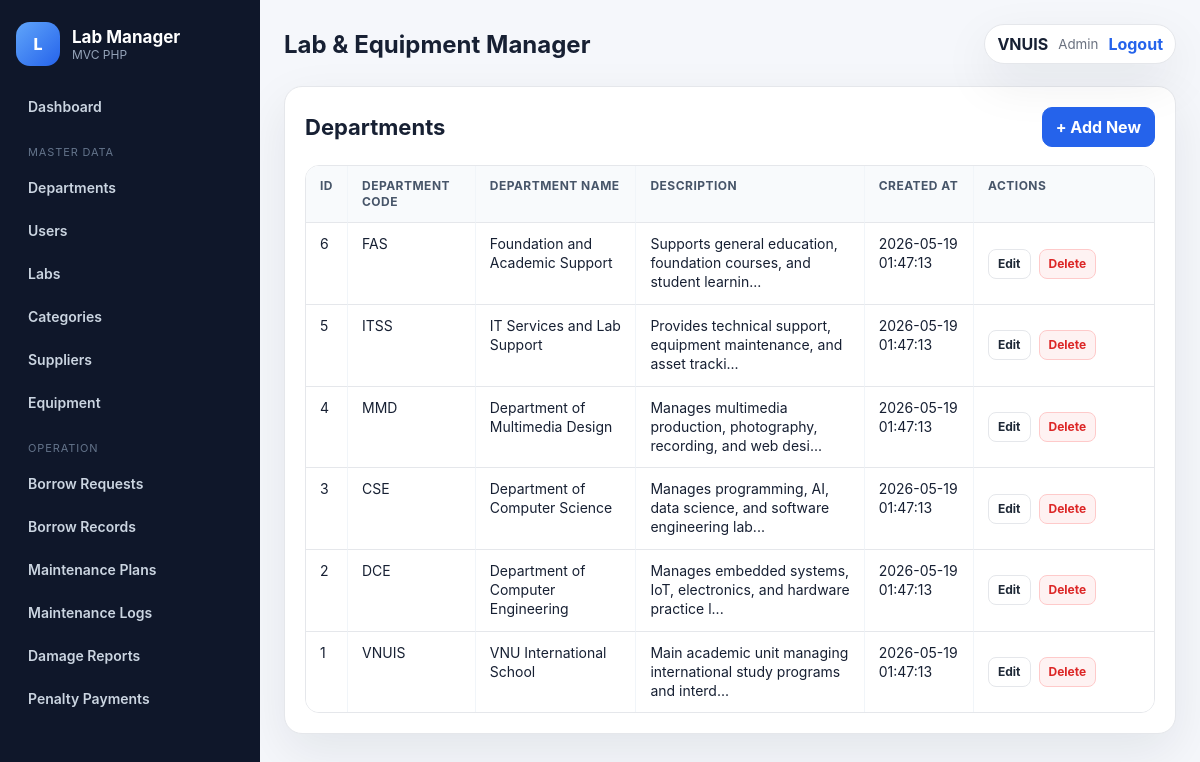
Screenshot of /index.php?route=departments/index (signed in) with the database file from the repository.
### tables this page shows
CREATE TABLE departments (
    id INT AUTO_INCREMENT PRIMARY KEY,
    department_code VARCHAR(30) NOT NULL UNIQUE,
    department_name VARCHAR(120) NOT NULL,
    description TEXT,
    created_at DATETIME NOT NULL DEFAULT CURRENT_TIMESTAMP
);

### app/core/Controller.php (called while the page is built, shortened)
<?php
class Controller
{
    public function __construct()
    {
        $this->pdo = Database::getConnection();
    }
    protected function view(string $view, array $data = []): void
    {
        extract($data);
        require BASE_PATH . '/app/views/layouts/header.php';
        require BASE_PATH . '/app/views/' . $view . '.php';
        require BASE_PATH . '/app/views/layouts/footer.php';
    }
}

### app/controllers/CrudController.php (called while the page is built, shortened)
<?php
class CrudController extends Controller
{
    protected string $moduleKey;
    protected array $schema;
    protected BaseModel $model;
    public function __construct(string $moduleKey)
    {
        parent::__construct();
        $this->moduleKey = $moduleKey;
        $this->schema = Schema::get($moduleKey);
        $this->model = new BaseModel($this->pdo);
    }
    public function index(): void
    {
        $where = $this->studentWhere();
        $rows = $this->model->getAll($this->schema, $where);
        $options = $this->loadRelationOptions();
        $this->view('crud/index', [
            'moduleKey' => $this->moduleKey,
            'schema' => $this->schema,
            'rows' => $rows,
            'options' => $options,
            'canCreate' => $this->can('create'),
            'canEdit' => $this->can('edit'),
            'canDelete' => $this->can('delete'),
        ]);
    }
    protected function can(string $action): bool
    {
        $roles = $this->schema['roles'][$action] ?? [];
        return Auth::check() && in_array(Auth::role(), $roles, true);
    }
    protected function studentWhere(): ?array
    {
        if (!Auth::isStudent()) return null;
        return null;
    }
    protected function loadRelationOptions(): array
    {
        $options = [];
        return $options;
    }
}

### index.php (called while the page is built, shortened)
<?php
require_once __DIR__ . '/config/config.php';
require_once BASE_PATH . '/app/core/Database.php';
require_once BASE_PATH . '/app/core/Auth.php';
require_once BASE_PATH . '/app/core/Controller.php';
require_once BASE_PATH . '/app/core/Schema.php';
require_once BASE_PATH . '/app/models/BaseModel.php';
require_once BASE_PATH . '/app/controllers/CrudController.php';
$route = $_GET['route'] ?? (Auth::check() ? 'dashboard/index' : 'auth/login');
[$module, $action] = array_pad(explode('/', $route, 2), 2, 'index');
$controller = new $controllerClass();
$method = $action === 'view' ? 'viewAction' : $action;
$controller->$method();

### config/config.php (called while the page is built, shortened)
<?php
function app_base_path(): string
{
    $scriptName = str_replace('\\', '/', $_SERVER['SCRIPT_NAME'] ?? '/index.php');
    $dir = rtrim(dirname($scriptName), '/');
    return ($dir === '.' || $dir === '/') ? '' : $dir;
}
function current_origin(): string
{
    $host = $_SERVER['HTTP_HOST'] ?? 'localhost';
    $https = (!empty($_SERVER['HTTPS']) && $_SERVER['HTTPS'] !== 'off');
    $scheme = $https ? 'https' : 'http';
    return $scheme . '://' . $host;
}
function base_url(): string
{
    return current_origin() . app_base_path();
}
function is_public_document_root(): bool
{
    $documentRoot = realpath($_SERVER['DOCUMENT_ROOT'] ?? '');
    $publicPath = realpath(BASE_PATH . '/public');
    return $documentRoot && $publicPath && $documentRoot === $publicPath;
}
function public_url(): string
{
    $base = base_url();
    return $base . '/public';
}
function url(string $route = '', array $params = []): string
{
    $query = array_merge(['route' => $route], $params);
    return base_url() . '/index.php?' . http_build_query($query);
}
function asset(string $path): string
{
    return public_url() . '/assets/' . ltrim($path, '/') . '?v=6';
}
function e($value): string
{
    return htmlspecialchars((string)$value, ENT_QUOTES, 'UTF-8');
}

### app/core/Auth.php (called while the page is built, shortened)
<?php
class Auth
{
    public static function user(): ?array
    {
        return $_SESSION['user'] ?? null;
    }
    public static function role(): ?string
    {
        return $_SESSION['user']['role'] ?? null;
    }
    public static function check(): bool
    {
        return isset($_SESSION['user']);
    }
    public static function isAdmin(): bool
    {
        return self::role() === 'admin';
    }
    public static function isStudent(): bool
    {
        return self::role() === 'student';
    }
}

### app/models/BaseModel.php (called while the page is built, shortened)
<?php
class BaseModel
{
    protected PDO $pdo;
    public function __construct(PDO $pdo)
    {
        $this->pdo = $pdo;
    }
    public function getAll(array $schema, ?array $where = null): array
    {
        $table = $schema['table'];
        $sql = "SELECT * FROM `$table`";
        $params = [];
        $sql .= " ORDER BY id DESC";
        $stmt = $this->pdo->prepare($sql);
        $stmt->execute($params);
        return $stmt->fetchAll();
    }
}

### app/core/Database.php (called while the page is built, shortened)
<?php
class Database
{
    private static ?PDO $pdo = null;
    public static function getConnection(): PDO
    {
        $dsn = 'mysql:host=' . DB_HOST . ';dbname=' . DB_NAME . ';charset=' . DB_CHARSET;
        try {
            self::$pdo = new PDO($dsn, DB_USER, DB_PASS, [
                PDO::ATTR_ERRMODE => PDO::ERRMODE_EXCEPTION,
                PDO::ATTR_DEFAULT_FETCH_MODE => PDO::FETCH_ASSOC,
                PDO::ATTR_EMULATE_PREPARES => false,
            ]);
            self::ensureLatestSchema(self::$pdo);
            return self::$pdo;
        } catch (PDOException $e) {
            if (AUTO_INSTALL_DATABASE && strpos($e->getMessage(), 'Unknown database') !== false) {
                self::installDatabase();
                self::$pdo = new PDO($dsn, DB_USER, DB_PASS, [
                    PDO::ATTR_ERRMODE => PDO::ERRMODE_EXCEPTION,
                    PDO::ATTR_DEFAULT_FETCH_MODE => PDO::FETCH_ASSOC,
                    PDO::ATTR_EMULATE_PREPARES => false,
                ]);
                return self::$pdo;
            }
            die('Database connection failed: ' . $e->getMessage());
        }
    }
    private static function ensureLatestSchema(PDO $pdo): void
    {
        try {
            $stmt = $pdo->query("SHOW COLUMNS FROM users LIKE 'student_code'");
            $hasStudentCode = (bool)$stmt->fetch();
        } catch (Throwable $e) {
            self::installDatabase();
            self::$pdo = null;
        }
    }
}

### app/controllers/DepartmentsController.php (called while the page is built)
<?php
class DepartmentsController extends CrudController
{
    public function __construct()
    {
        parent::__construct('departments');
    }
}

### app/core/Schema.php (called while the page is built, shortened)
<?php
class Schema
{
    public static function get(string $key): array
    {
        $all = self::all();
        return $all[$key];
    }
}

### app/views/crud/index.php (the view, shortened to what this page needs)
<section class="panel">
    <div class="panel-header">
        <div>
            <h2><?= e($schema['title']) ?></h2>
        </div>
        <?php if ($canCreate): ?>
            <a class="btn btn-primary" href="<?= url($moduleKey . '/create') ?>">+ Add New</a>
        <?php endif; ?>
    </div>
    <div class="table-responsive">
        <table class="data-table">
            <thead>
                <tr>
                    <?php foreach ($schema['list'] as $col): ?>
                        <th><?= e(ucwords(str_replace('_',' ', $col))) ?></th>
                    <?php endforeach; ?>
                    <th class="actions-col">Actions</th>
                </tr>
            </thead>
            <tbody>
                <?php foreach ($rows as $row): ?>
                    <tr>
                        <?php foreach ($schema['list'] as $col): ?>
                            <td>
                                <?php
                                    $value = $row[$col] ?? '';
                                    if (isset($options[$col]) && $value !== null) {
                                        echo e($options[$col][(string)$value] ?? ('#' . $value));
                                    } elseif ($col === 'status' || str_ends_with($col, '_status') || $col === 'role') {
                                        echo '<span class="badge badge-' . e((string)$value) . '">' . e((string)$value) . '</span>';
                                    } else {
                                        echo e(mb_strimwidth((string)$value, 0, 70, '...'));
                                    }
                                ?>
                            </td>
                        <?php endforeach; ?>
                        <td class="actions-cell"><div class="actions">
                            <?php if ($canEdit): ?>
                                <a class="btn btn-sm" href="<?= url($moduleKey . '/edit', ['id'=>$row['id']]) ?>">Edit</a>
                            <?php endif; ?>
                            <?php if ($canDelete): ?>
                                <a class="btn btn-sm btn-danger" onclick="return confirm('Delete this record?')" href="<?= url($moduleKey . '/delete', ['id'=>$row['id']]) ?>">Delete</a>
                            <?php endif; ?>
                        </div></td>
                    </tr>
                <?php endforeach; ?>
            </tbody>
        </table>
    </div>
</section>

### app/views/layouts/header.php (shortened to what this page needs)
<?php $user = Auth::user(); ?>
<!doctype html>
<html lang="en">
<head>
    <link rel="stylesheet" href="<?= asset('css/app.css') ?>">
        <?php
        $cssFile = BASE_PATH . '/public/assets/css/app.css';
        if (is_file($cssFile)) {
            readfile($cssFile);
        }
        ?>
</head>
<body>
<?php if (Auth::check()): ?>
<div class="app-shell">
    <aside class="sidebar">
        <div class="brand">
            <div class="brand-icon">L</div>
            <div>
                <strong>Lab Manager</strong>
                <span>MVC PHP</span>
            </div>
        </div>
        <nav class="nav">
            <a href="<?= url('dashboard/index') ?>">Dashboard</a>
            <div class="nav-title">Master Data</div>
            <?php if (in_array(Auth::role(), ['admin','technician'], true)): ?>
                <a href="<?= url('departments/index') ?>">Departments</a>
                <?php if (Auth::isAdmin()): ?>
                    <a href="<?= url('users/index') ?>">Users</a>
                <?php endif; ?>
                <a href="<?= url('labs/index') ?>">Labs</a>
                <a href="<?= url('equipment_categories/index') ?>">Categories</a>
                <a href="<?= url('suppliers/index') ?>">Suppliers</a>
            <?php endif; ?>
            <a href="<?= url('equipment/index') ?>">Equipment</a>
            <div class="nav-title">Operation</div>
            <a href="<?= url('borrow_requests/index') ?>">Borrow Requests</a>
            <a href="<?= url('borrow_records/index') ?>">Borrow Records</a>
            <?php if (!Auth::isStudent()): ?>
                <a href="<?= url('maintenance_schedules/index') ?>">Maintenance Plans</a>
                <a href="<?= url('maintenance_logs/index') ?>">Maintenance Logs</a>
                <a href="<?= url('damage_reports/index') ?>">Damage Reports</a>
            <?php endif; ?>
            <a href="<?= url('penalty_payments/index') ?>">Penalty Payments</a>
        </nav>
    </aside>
    <main class="main">
        <header class="topbar">
            <div>
                <h1><?= e(APP_NAME) ?></h1>
            </div>
            <div class="user-pill">
                <span><?= e($user['full_name']) ?></span>
                <small><?= e(ucfirst($user['role'])) ?></small>
                <a href="<?= url('auth/logout') ?>">Logout</a>
            </div>
        </header>
<?php endif; ?>

### public/assets/css/app.css (style rules this page uses)
:root { --bg: #f5f7fb; --panel: #ffffff; --text: #172033; --muted: #6b7280; --line: #e5e7eb; --primary: #2563eb; --primary-dark: #1e40af; --success: #059669; --warning: #d97706; --danger: #dc2626; --shadow: 0 18px 50px rgba(15, 23, 42, .08); }
* { box-sizing: border-box; }
body { margin: 0; font-family: Inter, Segoe UI, Roboto, Arial, sans-serif; background: var(--bg); color: var(--text); }
a { color: inherit; text-decoration: none; }
.app-shell { display: grid; grid-template-columns: 260px 1fr; min-height: 100vh; }
.sidebar { background: #0f172a; color: #fff; padding: 22px 16px; position: sticky; top: 0; height: 100vh; overflow-y: auto; }
.brand { display: flex; gap: 12px; align-items: center; margin-bottom: 22px; }
.brand-icon, .login-logo { width: 44px; height: 44px; border-radius: 14px; background: linear-gradient(135deg, #60a5fa, #2563eb); display:flex; align-items:center; justify-content:center; font-weight: 800; color: white; }
.brand strong { display: block; font-size: 17px; }
.brand span { display: block; color: #94a3b8; font-size: 12px; }
.nav { display: flex; flex-direction: column; gap: 6px; }
.nav a { padding: 10px 12px; border-radius: 10px; color: #cbd5e1; font-weight: 600; font-size: 14px; }
.nav-title { color: #64748b; font-size: 11px; letter-spacing: .08em; text-transform: uppercase; margin: 14px 12px 4px; }
.main { padding: 24px; min-width: 0; }
.topbar { display: flex; align-items: center; justify-content: space-between; gap: 16px; margin-bottom: 22px; }
.topbar h1 { margin: 0; font-size: 24px; }
.user-pill { display: flex; align-items: center; gap: 10px; background: var(--panel); border: 1px solid var(--line); box-shadow: var(--shadow); border-radius: 999px; padding: 9px 12px; }
.user-pill span { font-weight: 700; }
.user-pill small { color: var(--muted); }
.user-pill a { color: var(--primary); font-weight: 700; }
.stat-card, .panel, .login-card { background: var(--panel); border: 1px solid var(--line); border-radius: 18px; box-shadow: var(--shadow); }
.panel { padding: 20px; }
.panel-header { display:flex; align-items:flex-start; justify-content:space-between; gap: 16px; margin-bottom: 18px; }
.panel-header h2 { margin: 0; font-size: 22px; }
.table-responsive { width: 100%; overflow-x: auto; border: 1px solid var(--line); border-radius: 14px; }
.data-table { width: 100%; border-collapse: collapse; background: #fff; }
.data-table th, .data-table td { padding: 12px 14px; border-bottom: 1px solid var(--line); text-align: left; font-size: 14px; vertical-align: top; }
.data-table th { background: #f8fafc; color: #475569; font-size: 12px; text-transform: uppercase; letter-spacing: .04em; }
.actions-col { min-width: 260px; }
.actions { display:flex; flex-wrap: wrap; gap: 6px; }
.btn { display:inline-flex; align-items:center; justify-content:center; border: 1px solid var(--line); background: #fff; color: #1f2937; padding: 9px 13px; border-radius: 10px; font-weight: 700; cursor: pointer; transition: .15s ease; }
.btn-sm { padding: 6px 9px; font-size: 12px; border-radius: 8px; }
.btn-primary { background: var(--primary); color: #fff; border-color: var(--primary); }
.btn-danger { background: #fef2f2; color: var(--danger); border-color: #fecaca; }
.topbar { align-items: center; }
.panel-header { align-items: center; }
.table-responsive { overflow-x: auto; }
.data-table { border-collapse: separate; border-spacing: 0; table-layout: auto; }
.data-table th, .data-table td { display: table-cell; border-bottom: 1px solid var(--line); line-height: 1.35; }
.data-table th:not(:last-child), .data-table td:not(:last-child) { border-right: 1px solid #f1f5f9; }
.data-table tbody tr:last-child td { border-bottom: 0; }
.actions-col, .actions-cell { min-width: 180px; width: 1%; white-space: nowrap; }
.actions-cell { vertical-align: middle !important; }
.actions { display: flex; align-items: center; flex-wrap: nowrap; gap: 8px; }

### rows the page displays
departments: department_code "VNUIS", id "1", department_name "VNU International School", description "Main academic unit managing international study programs and interd...", created_at "2026-05-19 01:47:13"
departments: id "6", department_code "FAS", department_name "Foundation and Academic Support", description "Supports general education, foundation courses, and student learnin...", created_at "2026-05-19 01:47:13"
departments: id "5", department_code "ITSS", department_name "IT Services and Lab Support", description "Provides technical support, equipment maintenance, and asset tracki...", created_at "2026-05-19 01:47:13"
departments: id "4", department_code "MMD", department_name "Department of Multimedia Design", description "Manages multimedia production, photography, recording, and web desi...", created_at "2026-05-19 01:47:13"
departments: id "3", department_code "CSE", department_name "Department of Computer Science", description "Manages programming, AI, data science, and software engineering lab...", created_at "2026-05-19 01:47:13"
departments: id "2", department_code "DCE", department_name "Department of Computer Engineering", description "Manages embedded systems, IoT, electronics, and hardware practice l...", created_at "2026-05-19 01:47:13"

### other values shown
APP_NAME "Lab & Equipment Manager"
$user['role'] "Admin"
$schema['title'] "Departments"
str_replace('_',' ', $col) "ID"
str_replace('_',' ', $col) "DEPARTMENT CODE"
str_replace('_',' ', $col) "DEPARTMENT NAME"
str_replace('_',' ', $col) "DESCRIPTION"
str_replace('_',' ', $col) "CREATED AT"
